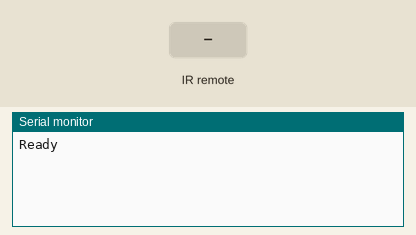
Bench run of a sketch on a simulated ESP32. Shown: the last lines printed to the serial monitor. Inputs (shaded band) come from the test bench.

Above: at 0.8 s.
0.9 s: infrared code 0xFFFFFFFF received
At 1.8 s:
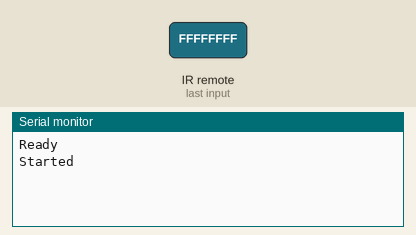
At 6.8 s:
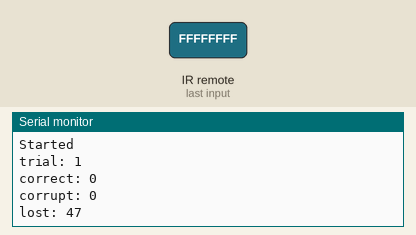

The sketch:

espBuggy.ino
```cpp
//Headers are own work:
#include "netDef.h"
#include<vanEsp.h>
#include<node.h>
#include<van_dev_imu.h>
#include<van_dev_rollover.h>
#include<van_dev_remote.h>

//Headers are not own work:
#include<Wire.h>
#include<MPU6050_light.h>
#include <IRremote.h>

ackbuff AKB0;//Create a buffer to store messages to be repeatedly sent until an acknowledgement is recieved

unsigned long IRRead;

Van_rem REM0(REMOTE);

int IR_RECEIVE_PIN = 15;
IRrecv IrReceiver(IR_RECEIVE_PIN);
unsigned long start = 0;
unsigned long now = 0;
int correct = 0;
int corrupt = 0;
int lost = 0;
int trial = 1;
bool gotResponse = false;

void REM0Update() {

  if (IrReceiver.decode()) {
    IRRead = IrReceiver.results.value;
    if (IRRead == 4294967295) {
      correct++;
    }
    else {
      corrupt++;
    }
    IrReceiver.resume(); // Receive the next value
  }
  now = millis();
  if ((now - start) >= 5000) {
    int expected = 47;
    lost = expected - (correct + corrupt);
    Serial.print("trial: ");
    Serial.println(trial);
    Serial.print("correct: ");
    Serial.println(correct);
    Serial.print("corrupt: ");
    Serial.println(corrupt);
    Serial.print("lost: ");
    Serial.println(lost);
    Serial.println();
    delay(3000);
    IrReceiver.resume(); // Receive the next value

    Serial.println("Ready");
    Serial.println();
    while (!IrReceiver.decode()) {
      delay(1);
    }

    Serial.println("Started");
    Serial.println();
    IrReceiver.resume(); // Receive the next value
    start = millis();
    correct = 0;
    corrupt = 0;
    lost = 0;
    trial++;
  }
}

void commandList(Message inData) {

}

void reportList() {

}

void setup() {
  Serial.begin(115200);
  Serial2.begin(115200);
  espNowSetup();
  IrReceiver.enableIRIn();  // Start the receiver
  Serial.println("Ready");
  Serial.println();
  while (!IrReceiver.decode()) {
    //Serial.println("wait");
    delay(1);
    start = millis();
  }
  Serial.println("Started");
  Serial.println();
  IrReceiver.resume(); // Receive the next value
}

void loop() {
  REM0Update();
}
```

netDef.cpp
```cpp
//Network Definitions
#include "netDef.h"

  //Get via Serial.println(WiFi.macAddress());
  //This ESP is buggy (old): {0xFC, 0xF5, 0xC4, 0x0F, 0xBE, 0xFC};
  //Other ESP is static (new): MAC{0x10, 0x52, 0x1C, 0x68, 0xF3, 0xB0};

uint8_t peerMAC[] = {0x10, 0x52, 0x1C, 0x68, 0xF3, 0xB0}; //Adress of other esp

//Message passing constants
const uint8_t
STD = '\a',
ACK = 90,
RESP = 110,
ELOGDEST = 0; //Elog not active

//Device addresses, must be constant across all nodes:
const uint8_t
ULTRASOUND = 16,
JOYSTICK = 17,
IMU = 18,
REMOTE = 19,
MOTORS = 20,
SKIDSTEER = 30,
PID = 31,
ROLLOVER = 33,
PC = 3,
NANO = 4,
NANO_ENC = 6,
MEGA = 1,
ESP32BUGGY = 2,
ESP32STATIC = 5;

const uint8_t THISNODE = 2;//esp onboard initio buggy
//address 0x00 not allowed

//The following defines all objects in the newtork, relative to this nodes location:

//Devices local to this node (this node, sensors, actuators, functions)
const uint8_t LOCALDEVICE[4] = {THISNODE, IMU, ROLLOVER, REMOTE};

//All other device ID's connected via serial ports
const uint8_t SPORT0[0] = {};
const uint8_t SPORT1[0] = {};
const uint8_t SPORT2[6] = {MEGA, MOTORS, NANO, ULTRASOUND, NANO_ENC, PID};
const uint8_t SPORT3[3] = {ESP32STATIC, SKIDSTEER,PC};

////Counts of local devices, and devices reachable on each serial port
const uint8_t
N_LOCALDEVICE = 4,
N_SPORT0 = 0,
N_SPORT1 = 0,
N_SPORT2 = 6,
N_SPORT3 = 3;

//this node's network map is now defined

//Standard message CMD codes
const uint8_t
REPORT = 1,
PERIOD = 2,
ECHO = 3,
RESPONSE = 4,
SETDEST = 5,
REPORTNOW = 6,
SET = 7,
PARAM0 = 8,
PARAM1 = 9,
PARAM2 = 10,
PARAM3 = 11,
PARAM4 = 12,
PARAM5 = 13,
MSGERROR = 14;
```

netDef.h
```cpp
//Network Definitions
#ifndef netDef_h
#define netDef_h
#include "Arduino.h"
#include <message.h>
#include <esp_now.h>

extern uint8_t peerMAC[]; //Adress of other esp

extern const uint8_t
//Message passing constants
STD,
ACK,
RESP,
ELOGDEST,

//Device addresses, must be constant across all nodes:
THISNODE,
ULTRASOUND,
JOYSTICK,
IMU,
REMOTE,
MOTORS,
SKIDSTEER,
PID,
ROLLOVER,
PC,
NANO,
NANO_ENC,
MEGA,
ESP32BUGGY,
ESP32STATIC,


//Devices local to this node (this node, sensors, actuators, functions)
LOCALDEVICE[],
//All other device ID's connected via serial ports
SPORT0[],
SPORT1[],
SPORT2[],
SPORT3[],

////Counts of local devices, and devices reachable on each serial port
N_LOCALDEVICE,
N_SPORT0,
N_SPORT1,
N_SPORT2,
N_SPORT3,

//Standard message CMD codes
REPORT,
PERIOD,
ECHO,
RESPONSE,
SETDEST,
REPORTNOW,
SET,
PARAM0,
PARAM1,
PARAM2,
PARAM3,
PARAM4,
PARAM5,
MSGERROR;
#endif
```

Measured:
- after the input at 0.9 s, the serial monitor: prints a new line at once (image 1)
